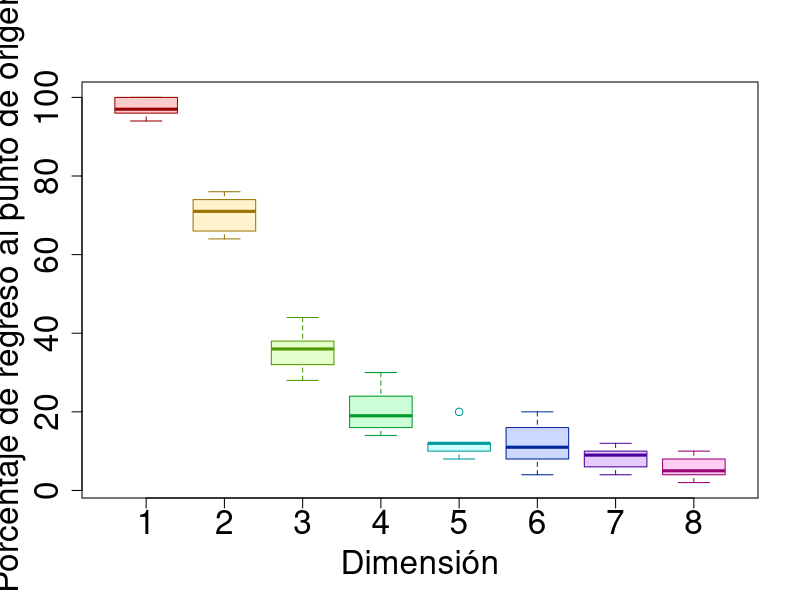

Source code (R):
registro = data.frame()
dimension = 8
potencia = 10
for (pot in 5:potencia){
  duracion <- 2^potencia
  for (dim in 1:dimension) {
    
    datos = numeric()
    repeticiones = 50
    for (replica in 1:repeticiones) {
      resultado = FALSE
      pos <- rep(0, dim)
      for (t in 1:duracion) {
        modificar = sample(1:dim, 1)
        if (runif(1) < 0.5) {
          pos[modificar] =  pos[modificar] + 1
        } else {
          pos[modificar] =  pos[modificar] - 1
        }
        if (all(pos == 0)) {
          resultado = TRUE
          break
        }
      }
      datos = c(datos, resultado)
}
  porc = 100 * sum(datos) / repeticiones
  registro = rbind(registro, c(pot, porc, dim))
  }
}
names(registro) = c("pot", "porc", "dim")
sink('registro.txt')
print(registro)
sink()
png("pr1sim.png", width=800, height=800, units='px')
par(cex.lab=2) 
par(cex.axis=2) 
boxplot(porc ~ dim, 
data =  registro,
xlab="Dimensi\u{F3}n",
ylab="Porcentaje de regreso al punto de origen",
col=rainbow(8, alpha=0.2),
border = rainbow(8, v=0.6)
)

